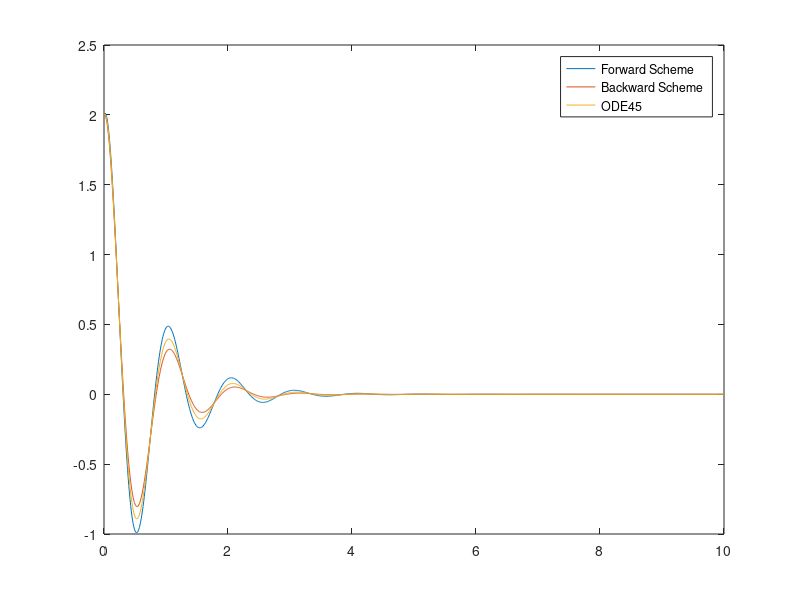

This figure's MATLAB source:
clear all; close all;
%%
% 4th orfer Runga Kutta Intergrator
dt = 0.01;
T = 10;
x0 = [2;1];
w = 2*pi; % at natural frequency
d = 0.25;
A = [ 0 1; -w^2 -2*d*w];

[t,xGood] = ode45(@(t,x) A*x,0:dt:T,x0);
% Syntax of runga kutta method 
% t = corresponding time to xGood
% ode45(function handle,Time spans,intial cnondition)
%%
% Iterate forward euler schemes

xF(:,1) = x0; % state 
tF(1) = 0;  % time

for k = 1:T/dt
    tF(k+1) = k*dt;
    xF(:,k+1) = (eye(2)+ dt*A)*xF(:,k);
end
%%
% Backward Euler scheme

xB(:,1) = x0; % state 
tB(1) = 0;  % time

for k = 1:T/dt
    tB(k+1) = k*dt;
    xB(:,k+1) = inv(eye(2)- dt*A)*xB(:,k);
end

%%
figure;

plot(tF,xF(1,:),tB,xB(1,:),t,xGood(:,1));
legend('Forward Scheme','Backward Scheme','ODE45')